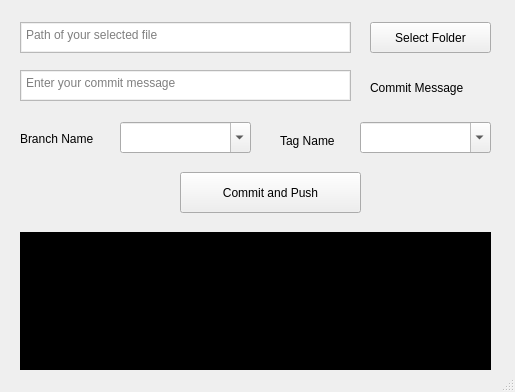
<?xml version="1.0" encoding="UTF-8"?>
<ui version="4.0">
 <class>MainWindow</class>
 <widget class="QMainWindow" name="MainWindow">
  <property name="geometry">
   <rect>
    <x>0</x>
    <y>0</y>
    <width>515</width>
    <height>392</height>
   </rect>
  </property>
  <property name="windowTitle">
   <string>Easy Git</string>
  </property>
  <widget class="QWidget" name="centralwidget">
   <widget class="QTextEdit" name="textFile">
    <property name="geometry">
     <rect>
      <x>20</x>
      <y>22</y>
      <width>331</width>
      <height>31</height>
     </rect>
    </property>
    <property name="styleSheet">
     <string notr="true">#textFile {
padding: 1px;
}</string>
    </property>
    <property name="tabChangesFocus">
     <bool>true</bool>
    </property>
    <property name="readOnly">
     <bool>true</bool>
    </property>
    <property name="html">
     <string>&lt;!DOCTYPE HTML PUBLIC &quot;-//W3C//DTD HTML 4.0//EN&quot; &quot;http://www.w3.org/TR/REC-html40/strict.dtd&quot;&gt;
&lt;html&gt;&lt;head&gt;&lt;meta name=&quot;qrichtext&quot; content=&quot;1&quot; /&gt;&lt;style type=&quot;text/css&quot;&gt;
p, li { white-space: pre-wrap; }
&lt;/style&gt;&lt;/head&gt;&lt;body style=&quot; font-family:'Cantarell'; font-size:11pt; font-weight:400; font-style:normal;&quot;&gt;
&lt;p style=&quot;-qt-paragraph-type:empty; margin-top:0px; margin-bottom:0px; margin-left:0px; margin-right:0px; -qt-block-indent:0; text-indent:0px; font-family:'Ubuntu';&quot;&gt;&lt;br /&gt;&lt;/p&gt;&lt;/body&gt;&lt;/html&gt;</string>
    </property>
    <property name="placeholderText">
     <string>Path of your selected file</string>
    </property>
   </widget>
   <widget class="QLabel" name="label">
    <property name="geometry">
     <rect>
      <x>370</x>
      <y>77</y>
      <width>121</width>
      <height>21</height>
     </rect>
    </property>
    <property name="text">
     <string>Commit Message</string>
    </property>
   </widget>
   <widget class="QLabel" name="label_3">
    <property name="geometry">
     <rect>
      <x>280</x>
      <y>130</y>
      <width>71</width>
      <height>21</height>
     </rect>
    </property>
    <property name="text">
     <string>Tag Name</string>
    </property>
   </widget>
   <widget class="QComboBox" name="comboTag">
    <property name="geometry">
     <rect>
      <x>360</x>
      <y>122</y>
      <width>131</width>
      <height>31</height>
     </rect>
    </property>
    <property name="editable">
     <bool>true</bool>
    </property>
    <property name="currentText">
     <string/>
    </property>
   </widget>
   <widget class="QPushButton" name="fileBtn">
    <property name="geometry">
     <rect>
      <x>370</x>
      <y>22</y>
      <width>121</width>
      <height>31</height>
     </rect>
    </property>
    <property name="text">
     <string>Select Folder</string>
    </property>
   </widget>
   <widget class="QComboBox" name="comboBranch">
    <property name="geometry">
     <rect>
      <x>120</x>
      <y>122</y>
      <width>131</width>
      <height>31</height>
     </rect>
    </property>
    <property name="editable">
     <bool>true</bool>
    </property>
   </widget>
   <widget class="QPushButton" name="commitBtn">
    <property name="geometry">
     <rect>
      <x>180</x>
      <y>172</y>
      <width>181</width>
      <height>41</height>
     </rect>
    </property>
    <property name="text">
     <string>Commit and Push</string>
    </property>
   </widget>
   <widget class="QTextEdit" name="textOutput">
    <property name="geometry">
     <rect>
      <x>20</x>
      <y>232</y>
      <width>471</width>
      <height>141</height>
     </rect>
    </property>
    <property name="styleSheet">
     <string notr="true">color: rgb(255, 255, 255);
background-color: rgb(0, 0, 0);</string>
    </property>
    <property name="readOnly">
     <bool>true</bool>
    </property>
   </widget>
   <widget class="QLabel" name="label_2">
    <property name="geometry">
     <rect>
      <x>20</x>
      <y>130</y>
      <width>91</width>
      <height>17</height>
     </rect>
    </property>
    <property name="text">
     <string>Branch Name</string>
    </property>
   </widget>
   <widget class="QTextEdit" name="textMsg">
    <property name="geometry">
     <rect>
      <x>20</x>
      <y>70</y>
      <width>331</width>
      <height>31</height>
     </rect>
    </property>
    <property name="styleSheet">
     <string notr="true">#textMsg {
padding: 1px;
}</string>
    </property>
    <property name="tabChangesFocus">
     <bool>true</bool>
    </property>
    <property name="readOnly">
     <bool>false</bool>
    </property>
    <property name="html">
     <string>&lt;!DOCTYPE HTML PUBLIC &quot;-//W3C//DTD HTML 4.0//EN&quot; &quot;http://www.w3.org/TR/REC-html40/strict.dtd&quot;&gt;
&lt;html&gt;&lt;head&gt;&lt;meta name=&quot;qrichtext&quot; content=&quot;1&quot; /&gt;&lt;style type=&quot;text/css&quot;&gt;
p, li { white-space: pre-wrap; }
&lt;/style&gt;&lt;/head&gt;&lt;body style=&quot; font-family:'Cantarell'; font-size:11pt; font-weight:400; font-style:normal;&quot;&gt;
&lt;p style=&quot;-qt-paragraph-type:empty; margin-top:0px; margin-bottom:0px; margin-left:0px; margin-right:0px; -qt-block-indent:0; text-indent:0px; font-family:'Ubuntu';&quot;&gt;&lt;br /&gt;&lt;/p&gt;&lt;/body&gt;&lt;/html&gt;</string>
    </property>
    <property name="placeholderText">
     <string>Enter your commit message</string>
    </property>
   </widget>
   <widget class="QLabel" name="label_errorMsg">
    <property name="geometry">
     <rect>
      <x>20</x>
      <y>105</y>
      <width>331</width>
      <height>16</height>
     </rect>
    </property>
    <property name="font">
     <font>
      <pointsize>9</pointsize>
      <weight>75</weight>
      <bold>true</bold>
     </font>
    </property>
    <property name="text">
     <string/>
    </property>
   </widget>
  </widget>
  <widget class="QStatusBar" name="statusbar"/>
 </widget>
 <resources/>
 <connections/>
</ui>
